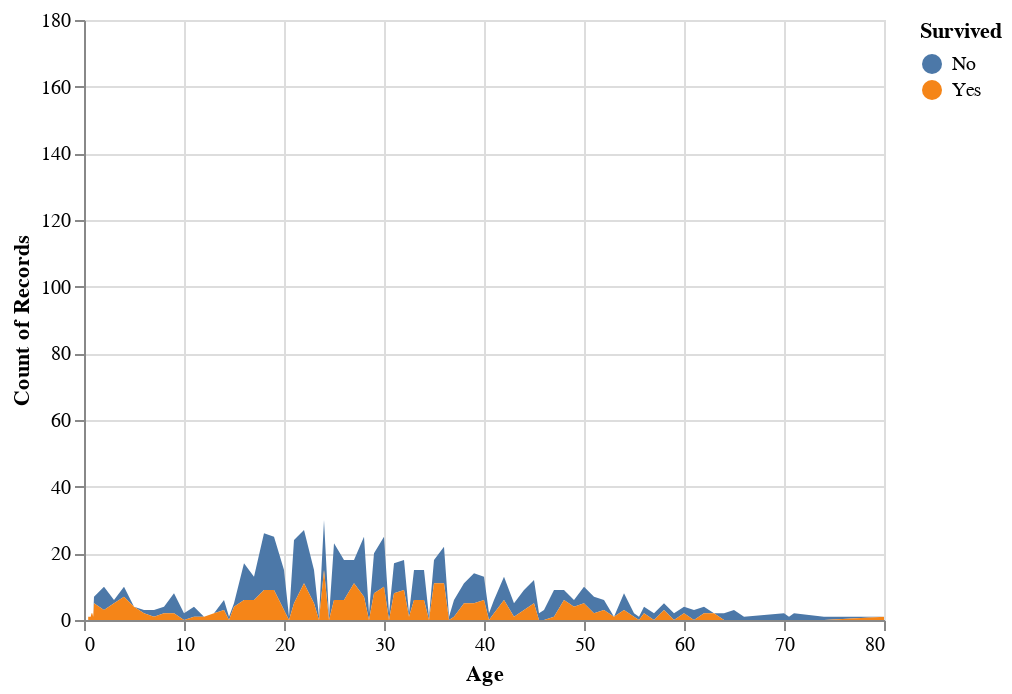

Notebook code for this chart:
### Code cell
survived_age = alt.Chart(titanic).mark_area().encode(x="Age:Q", y="count()", color="Survived")

survived_age

### Figure 1 — Vega-Lite specification as saved in the notebook (floating-point values rounded to 4 significant figures; data arrays with more than 128 entries replaced by an {"elided": "..."} marker saying what was removed)
{"config": {"view": {"continuousWidth": 400, "continuousHeight": 300}}, "data": {"name": "data-17b5a9272cdb76617ac540c5321e65cb"}, "mark": "area", "encoding": {"color": {"field": "Survived", "type": "nominal"}, "x": {"field": "Age", "type": "quantitative"}, "y": {"aggregate": "count", "type": "quantitative"}}, "$schema": "https://vega.github.io/schema/vega-lite/v4.17.0.json", "datasets": {"data-17b5a9272cdb76617ac540c5321e65cb": {"elided": "891 records"}}}
